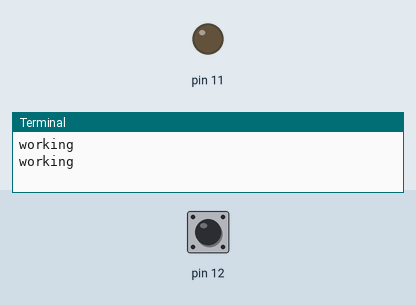
The program below on a simulated Raspberry Pi (header pin numbers). Shown: output pins drawn as LEDs (lit = HIGH), the last lines printed to the terminal. The inputs (shaded band) are chosen by the test bench; at power-on: pin 12 LOW.

Above: at 1.2 s.
1.3 s: pin 12 pulled HIGH for 0.15 s
At 1.6 s:
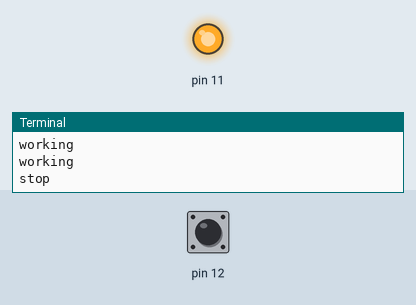
2.9 s: pin 12 pulled HIGH for 1 s
At 4.0 s:
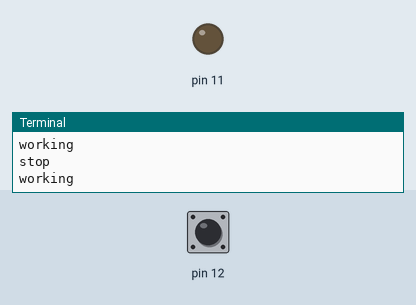
5.4 s: pin 12 pulled HIGH for 3.2 s
At 5.9 s:
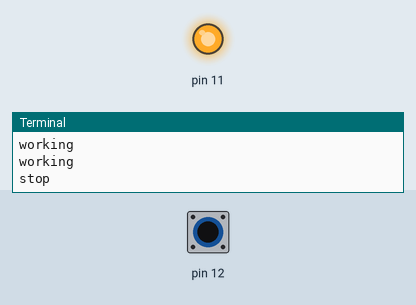
Timing chart, 0 to 8.4 s (numbered marks = the images above; inputs shaded):
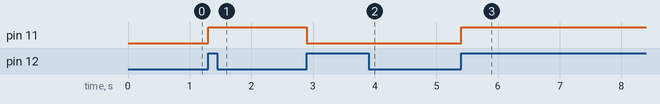

Measured:
- after the input at 1.3 s, pin 11: LOW → HIGH at once
- after the input at 2.9 s, pin 11: HIGH → LOW at once
- after the input at 5.4 s, pin 11: LOW → HIGH at once

The program:

interruptLed.py
```python
import RPi.GPIO as GPIO
import time

GPIO.setmode(GPIO.BOARD) # decide name of pins that we are going to used
GPIO.setup(11,GPIO.OUT)
GPIO.setup(12, GPIO.IN, pull_up_down=GPIO.PUD_DOWN) # decide the iput signal to use

LED_ON = True

def my_callback(channel):
    global LED_ON

    print("stop")
    if LED_ON:
        GPIO.output(11,GPIO.HIGH)
    else:
        GPIO.output(11,GPIO.LOW)

    LED_ON = not LED_ON

    #time.sleep(2)

GPIO.add_event_detect(12, GPIO.RISING, callback=my_callback,bouncetime=1000)
while True:
    try:
        print("working")
        #GPIO.output(11,GPIO.LOW)
        time.sleep(1)
        pass
    except KeyboardInterrupt:
        break
        pass
    pass

GPIO.cleanup()
```
